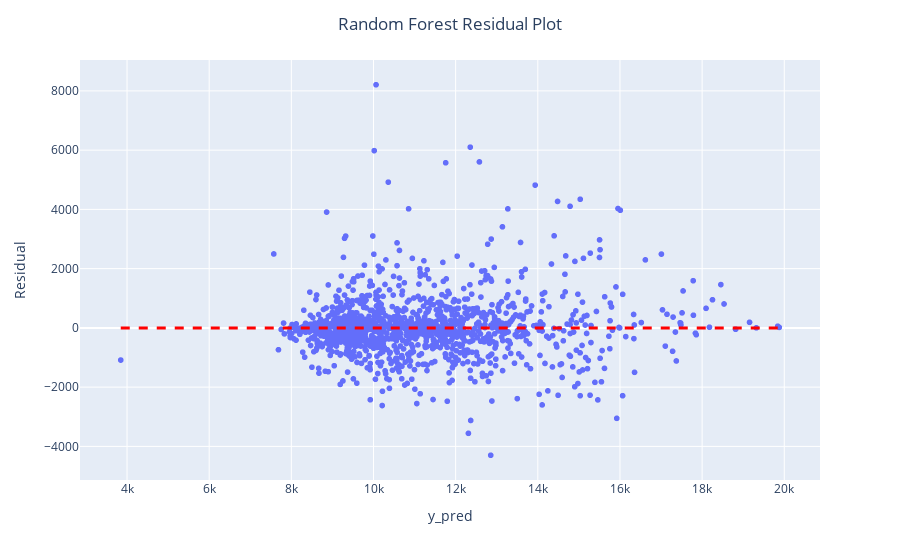

Notebook code cell kept with this figure:
### Markdown cell above
Neutral Network has the same pros and cons as Random Forest. Both are good in predicting standard offers, but the most expensive ones are problematic <br>

This problem is not very important from the point of view of the project assumptions, becouse main goal is finding  offers with potentially bargain prices.

<b>Finally, the Random Forest model will be selected for prediction due to:</b> high quality of predictions based on unscaled data.

This will make simply to combine predictions of missing build years and final prices without additional dataframe manipulations.

Model with the best hyperparameters will by find using searchGrid and saved to futher work.

### Code cell
# trenowanie modelu
rf_model = RandomForestRegressor(n_estimators=500, random_state=42)
rf_model.fit(X_train, y_train)

# predykcja na danych testowych
y_pred = rf_model.predict(X_test)

# obliczanie metryk
r2 = r2_score(y_test, y_pred)
mae = mean_absolute_error(y_test, y_pred)

# wyświetlanie metryk
print("R2: {:.2f}".format(r2))
print("MAE: {:.2f}".format(mae))

# tworzenie wykresu resztowego
residuals = y_test - y_pred

rf_fig = px.scatter(x=y_pred, y=residuals, labels={'x':'y_pred', 'y':'residual'})

rf_fig.add_shape(type='line',
              x0=y_pred.min(), x1=y_pred.max(),
              y0=0, y1=0,
              line=dict(color='red', width=3, dash='dash'))

rf_fig.update_traces(texttemplate='%{y:.2f}', textposition='top center', hovertemplate='Predicted price per m2: %{x:.2f} <br> residual: %{y:.2f}')

rf_fig.update_layout(
    title='Random Forest Residual Plot',
    xaxis_title='y_pred',
    yaxis_title='Residual',
    title_x=0.5
)

rf_fig.show()

### Figure 1 — Plotly figure (JSON) as saved in the notebook; plotly's stock layout.template omitted (floating-point values rounded to 4 significant figures; data arrays with more than 128 entries replaced by an {"elided": "..."} marker saying what was removed)
{"data": [{"hovertemplate": "Predicted price per m2: %{x:.2f} <br> residual: %{y:.2f}", "legendgroup": "", "marker": {"color": "#636efa", "symbol": "circle"}, "mode": "markers", "name": "", "showlegend": false, "textposition": "top center", "texttemplate": "%{y:.2f}", "type": "scattergl", "x": {"elided": "1508 float values"}, "xaxis": "x", "y": {"elided": "1508 float values"}, "yaxis": "y"}], "layout": {"legend": {"tracegroupgap": 0}, "margin": {"t": 60}, "shapes": [{"line": {"color": "red", "dash": "dash", "width": 3}, "type": "line", "x0": 3847.0, "x1": 19880.0, "y0": 0, "y1": 0}], "title": {"text": "Random Forest Residual Plot", "x": 0.5}, "xaxis": {"anchor": "y", "domain": [0, 1], "title": {"text": "y_pred"}}, "yaxis": {"anchor": "x", "domain": [0, 1], "title": {"text": "Residual"}}}}
